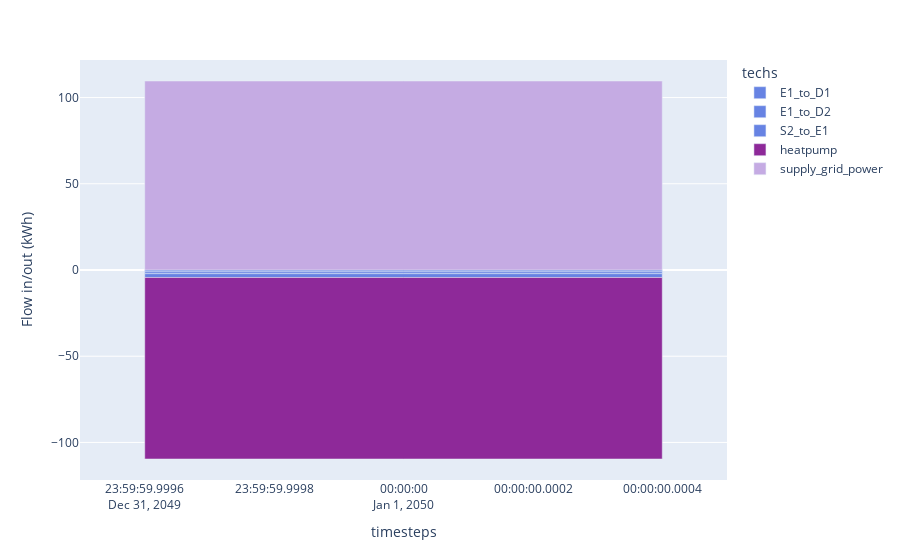

The notebook cell this image was saved under:
### Code cell
# We set the color mapping to use in all our plots by extracting the colors defined in the technology definitions of our model.
colors = model.inputs.color.to_series().to_dict()

df_electricity = (
    (model.results.flow_out.fillna(0) - model.results.flow_in.fillna(0))
    .sel(carriers="electricity")
    .sum("nodes")
    .to_series()
    .where(lambda x: x != 0)
    .dropna()
    .to_frame("Flow in/out (kWh)")
    .reset_index()
)
df_electricity_demand = df_electricity[df_electricity.techs == "demand_electricity"]
df_electricity_other = df_electricity[df_electricity.techs != "demand_electricity"]

print(df_electricity.head())

fig1 = px.bar(
    df_electricity_other,
    x="timesteps",
    y="Flow in/out (kWh)",
    color="techs",
    color_discrete_map=colors,
)
fig1.add_scatter(
    x=df_electricity_demand.timesteps,
    y=-1 * df_electricity_demand["Flow in/out (kWh)"],
    marker_color="black",
    name="demand",
)

### Figure 1 — Plotly figure (JSON) as saved in the notebook; plotly's stock layout.template omitted (floating-point values rounded to 4 significant figures)
{"data": [{"hovertemplate": "techs=E1_to_D1<br>timesteps=%{x}<br>Flow in/out (kWh)=%{y}<extra></extra>", "legendgroup": "E1_to_D1", "marker": {"color": "#6783E3", "pattern": {"shape": ""}}, "name": "E1_to_D1", "orientation": "v", "showlegend": true, "textposition": "auto", "type": "bar", "x": ["2050-01-01T00:00:00.000000000"], "xaxis": "x", "y": [-1.074], "yaxis": "y"}, {"hovertemplate": "techs=E1_to_D2<br>timesteps=%{x}<br>Flow in/out (kWh)=%{y}<extra></extra>", "legendgroup": "E1_to_D2", "marker": {"color": "#6783E3", "pattern": {"shape": ""}}, "name": "E1_to_D2", "orientation": "v", "showlegend": true, "textposition": "auto", "type": "bar", "x": ["2050-01-01T00:00:00.000000000"], "xaxis": "x", "y": [-1.074], "yaxis": "y"}, {"hovertemplate": "techs=S2_to_E1<br>timesteps=%{x}<br>Flow in/out (kWh)=%{y}<extra></extra>", "legendgroup": "S2_to_E1", "marker": {"color": "#6783E3", "pattern": {"shape": ""}}, "name": "S2_to_E1", "orientation": "v", "showlegend": true, "textposition": "auto", "type": "bar", "x": ["2050-01-01T00:00:00.000000000"], "xaxis": "x", "y": [-2.192], "yaxis": "y"}, {"hovertemplate": "techs=heatpump<br>timesteps=%{x}<br>Flow in/out (kWh)=%{y}<extra></extra>", "legendgroup": "heatpump", "marker": {"color": "#8E2999", "pattern": {"shape": ""}}, "name": "heatpump", "orientation": "v", "showlegend": true, "textposition": "auto", "type": "bar", "x": ["2050-01-01T00:00:00.000000000"], "xaxis": "x", "y": [-105.3], "yaxis": "y"}, {"hovertemplate": "techs=supply_grid_power<br>timesteps=%{x}<br>Flow in/out (kWh)=%{y}<extra></extra>", "legendgroup": "supply_grid_power", "marker": {"color": "#C5ABE3", "pattern": {"shape": ""}}, "name": "supply_grid_power", "orientation": "v", "showlegend": true, "textposition": "auto", "type": "bar", "x": ["2050-01-01T00:00:00.000000000"], "xaxis": "x", "y": [109.6], "yaxis": "y"}, {"marker": {"color": "black"}, "name": "demand", "type": "scatter", "x": [], "y": []}], "layout": {"barmode": "relative", "legend": {"title": {"text": "techs"}, "tracegroupgap": 0}, "margin": {"t": 60}, "xaxis": {"anchor": "y", "domain": [0, 1], "title": {"text": "timesteps"}}, "yaxis": {"anchor": "x", "domain": [0, 1], "title": {"text": "Flow in/out (kWh)"}}}}
